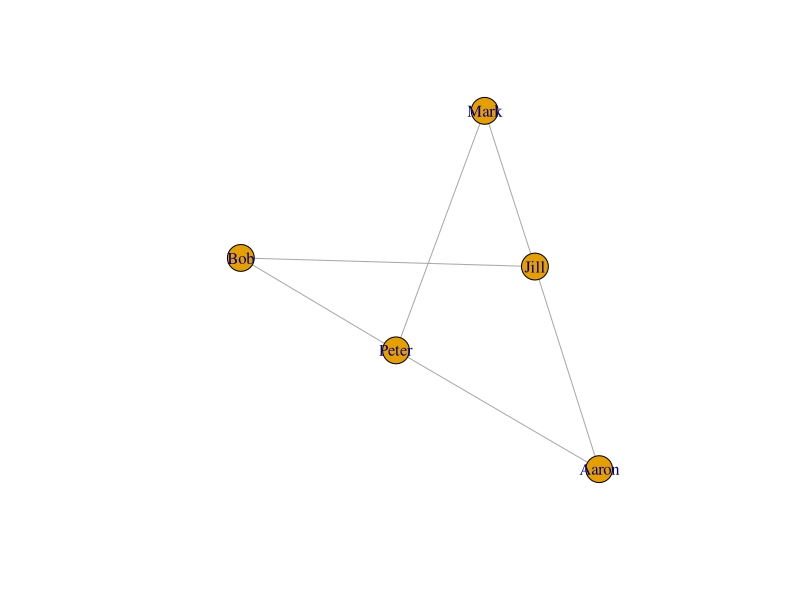

This figure's R source:
## ---- chunk 1
suppressPackageStartupMessages(library(igraph))
## ---- chunk 2
#edge list
personA <- c("Mark", "Mark", "Peter", "Peter", "Bob", "Jill")
personB <- c("Peter", "Jill", "Bob", "Aaron", "Jill", "Aaron")

edgelist <- cbind(PersonA = personA, PersonB = personB)

print(edgelist)

#adjacency matrix
adjacency <- matrix(c(0,1,0,1,0,1,0,1,0,1,0,1,0,1,0,1,0,1,0,1,0,1,0,1,0),
                    nrow = 5,
                    ncol = 5,
                    dimnames = list(c("Mark", "Peter", "Bob", "Jill", "Aaron"),
                                    c("Mark", "Peter", "Bob", "Jill", "Aaron")))

print(adjacency)
## ---- chunk 3
network <- graph.edgelist(edgelist, directed=FALSE)
network
## ---- chunk 4
network_adj <-graph.adjacency(adjacency,mode = "undirected" )
## ---- chunk 5
V(network)
## ---- chunk 6
E(network)
## ---- chunk 7
plot(network)
